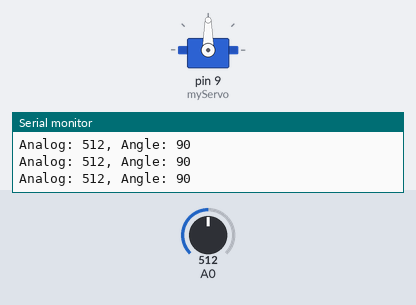
Bench run of a sketch on a simulated Arduino Uno, built with avr-gcc and run on an emulated ATmega328P. Shown: servo, the last lines printed to the serial monitor. The inputs (shaded band) are chosen by the test bench; at power-on: A0 = 512.

Above: at 1.2 s.
1.3 s: A0 set to 716
At 2.2 s:
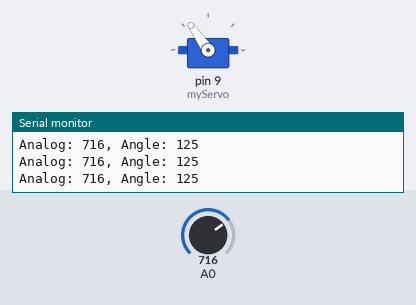
2.8 s: A0 set to 900
At 3.7 s:
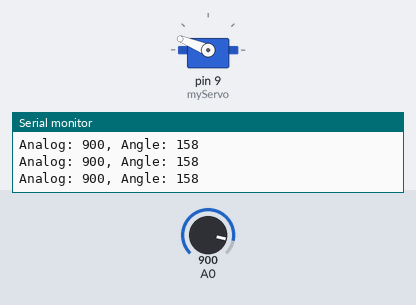
4.3 s: A0 set to 1023
At 5.3 s:
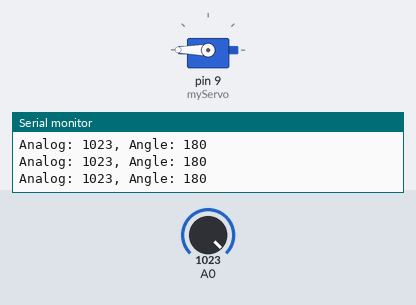
5.8 s: A0 set to 306
At 6.8 s:
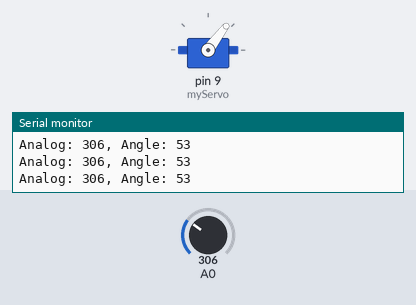
7.3 s: A0 set to 122
At 8.3 s:
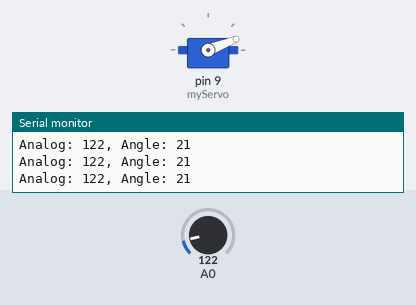
8.8 s: A0 set to 0
At 9.8 s:
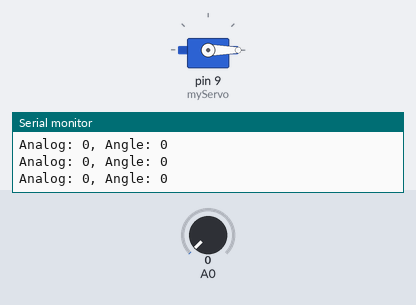
Timing chart, 0 to 11.3 s (numbered marks = the images above; inputs shaded):
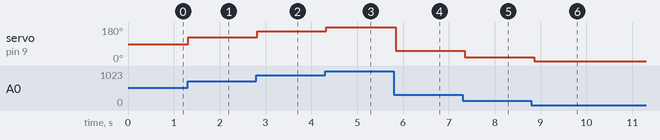

Measured:
- after the input at 1.3 s, servo on pin 9 (myServo): 90° → 125° at once
- after the input at 2.8 s, servo on pin 9 (myServo): 125° → 158° at once
- after the input at 4.3 s, servo on pin 9 (myServo): 158° → 180° at once
- after the input at 5.8 s, servo on pin 9 (myServo): 180° → 53° at once
- after the input at 7.3 s, servo on pin 9 (myServo): 53° → 21° after 0.05 s
- after the input at 8.8 s, servo on pin 9 (myServo): 21° → 0° after 0.06 s

The sketch:

11_Potentiometer_Controlled_Servo_Motor.ino
```cpp
/*****************************************************
  Activity Name : Potentiometer Controlled Servo Motor
  Organisation: Soham Academy Of Human Excellence
  Website: https://ria.sohamacademy.org/
****************************************************/

#include <Servo.h>
Servo myServo;  // create servo object to control a servo

void setup() {
  // initialize serial communication at 9600 bits per second:
  Serial.begin(9600);
  myServo.attach(9);  // attaches the servo on pin 9 to the servo object
}

void loop() {
  // reads the value of the potentiometer (value between 0 and 1023)
  int analogValue = analogRead(A0);
  // scales it to use it with the servo (value between 0 and 180)
  int angle = map(analogValue, 0, 1023, 0, 180);
  // sets the servo position according to the scaled value
  myServo.write(angle);
  // print out the value
  Serial.print("Analog: ");
  Serial.print(analogValue);
  Serial.print(", Angle: ");
  Serial.println(angle);
  delay(100);
}
```
